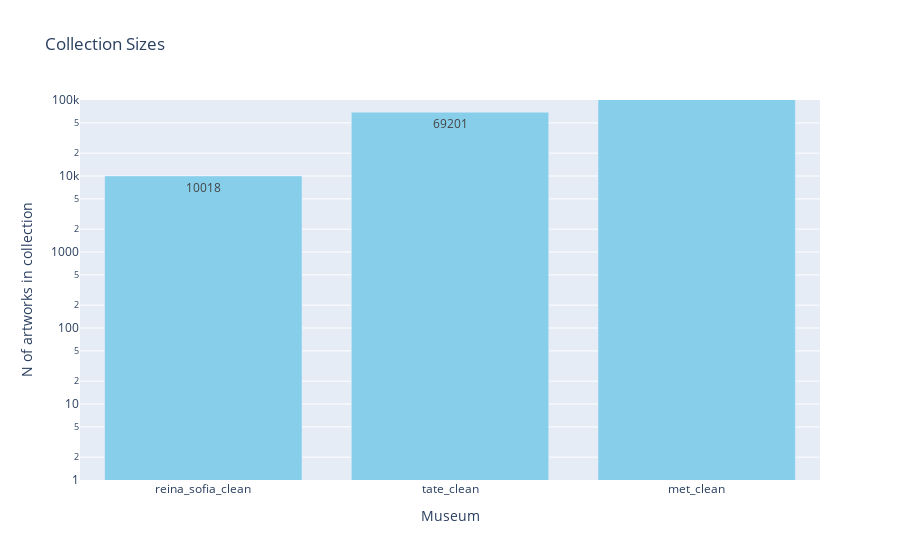

Here is the notebook cell this chart was saved with:
### Code cell
plot_collection_size(museums_data, museum_names)

### Figure 1 — Plotly figure (JSON) as saved in the notebook; plotly's stock layout.template omitted (floating-point values rounded to 4 significant figures)
{"data": [{"marker": {"color": "skyblue"}, "text": ["10018", "69201", "476318"], "textposition": "auto", "type": "bar", "x": ["reina_sofia_clean", "tate_clean", "met_clean"], "y": [10018, 69201, 476318]}], "layout": {"title": {"text": "Collection Sizes"}, "xaxis": {"title": {"text": "Museum"}}, "yaxis": {"range": [0, 5], "title": {"text": "N of artworks in collection"}, "type": "log"}}}
